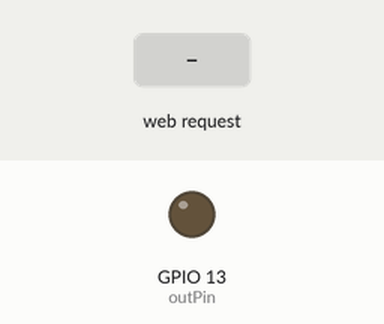
Simulated run of this sketch. Board: ESP8266 (NodeMCU). Shown: output pins drawn as LEDs (lit = HIGH). The inputs (shaded band) are chosen by the test bench. WiFi joins after 1.5 s; servers stay silent unless stated; what the sketch prints to the serial monitor is not drawn.

Above: at 2.7 s.
2.8 s: HTTP request GET /outPin=on received
At 3.9 s:
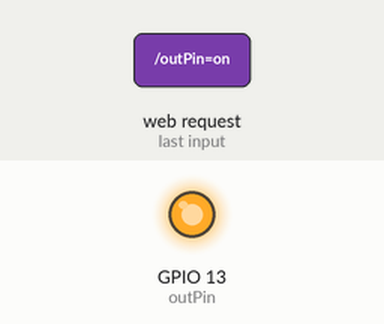
4.3 s: HTTP request GET /outPin=off received
At 5.0 s:
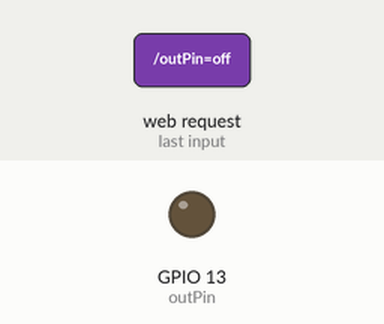
Timing chart, 0 to 7.3 s (numbered marks = the images above; inputs shaded):
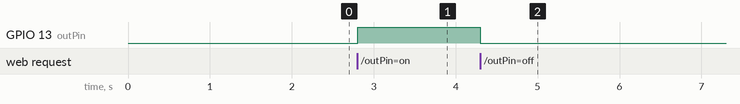

The sketch:

NodeStaticIP.ino
```cpp
#include <ESP8266WiFi.h>
const char* ssid = "WIFI NAME"; // ssid
const char* pass = "WIFI PASSWORD";// pass
IPAddress ip(192, 168, 1, 109); //set static ip
IPAddress gateway(192, 168, 1, 1); //set getteway
IPAddress subnet(255, 255, 255, 0);//set subnet

int outPin = 13; // GPIO13
int inPin = 2;
int stat1;

WiFiServer server(80);

void setup() {
  pinMode(outPin, OUTPUT);
  pinMode(inPin, INPUT);
  digitalWrite(outPin, LOW);
  Serial.begin(115200);
  delay(10);

  // Connection to wireless network
  Serial.println();
  Serial.println();
  Serial.print("Connecting to ");
  Serial.println(ssid);

  WiFi.config(ip, gateway, subnet);
  WiFi.begin(ssid, pass);

  while (WiFi.status() != WL_CONNECTED) {
    delay(500);
    Serial.print(".");
  }
  Serial.println("");
  Serial.println("WiFi connected");

  server.begin();
  Serial.println("Server started");

  // Print the IP address in serial monitor. It must be the same we entered above
  Serial.print("Type this address in URL to connect: ");
  Serial.print("http://");
  Serial.println(ip);
  Serial.println("/");
}

void loop() {
  WiFiClient client = server.available();
  if (!client) {
    return;
  }
  Serial.println("new client");
  while (!client.available()) {
    delay(1);
  }
  // Read the first line of the request
  String request = client.readStringUntil('\r');
  Serial.println(request);
  client.flush();

  //  int stat1 = 0;
  if (request.indexOf("/outPin=on") != -1)  {
    digitalWrite(outPin, HIGH);
    stat1 = 1;
  }
  if (request.indexOf("/outPin=off") != -1)  {
    digitalWrite(outPin, LOW);
    stat1 = 0;

  }

  client.println("HTTP/1.1 200 OK");
  client.println("Content-Type: text/html");
  client.println("");
  client.println("<!DOCTYPE html>");
  client.println("<html>");
  client.println("  <head>");
  client.println("    <meta charset=\"utf-8\">");
  client.println("    <title>HomeIot</title>");
  client.println("    <link rel=\"stylesheet\" href=\"http://arlora.co.nf/projects/libs/squared/sq.min.css\"/>");
  client.println("  </head>");
  client.println("  <body>");
  client.println("    <div class=\"sq-container-halfs sq-bg-gray1\">");
  client.println("      <a href=\"/outPin=on\">");
  client.println("        <div class=\"sq-card-halfs sq-card-btn sq-bg-yellow2 sq-card-padding\">");
  client.println("          <h1 class=\"sq-textcolor-white sq-undraggable\">ON</h1>");
  client.println("        </div>");
  client.println("      </a>");
  client.println("    </div>");
  client.println("    <div class=\"sq-container-halfs sq-bg-gray1\">");
  client.println("      <a href=\"/outPin=off\">");
  client.println("        <div class=\"sq-card-halfs sq-card-btn sq-bg-blue3 sq-card-padding\">");
  client.println("          <h1 class=\"sq-textcolor-white sq-undraggable\">OFF</h1>");
  client.println("        </div>");
  client.println("      </a>");
  client.println("    </div>");
  /// outPin part. GUI, etc
  client.print("Lights is now ");
  if (stat1 == 1) {
    client.print("On");
  } else {
    client.print("Off");
  }
  client.println("<!DOCTYPE HTML>");
  client.println("</html>");
  delay(1);
  Serial.println("Client disonnected");
  Serial.println("");
}
```

Measured:
- after the input at 2.8 s, GPIO 13 (outPin): LOW → HIGH at once
- after the input at 4.3 s, GPIO 13 (outPin): HIGH → LOW at once
